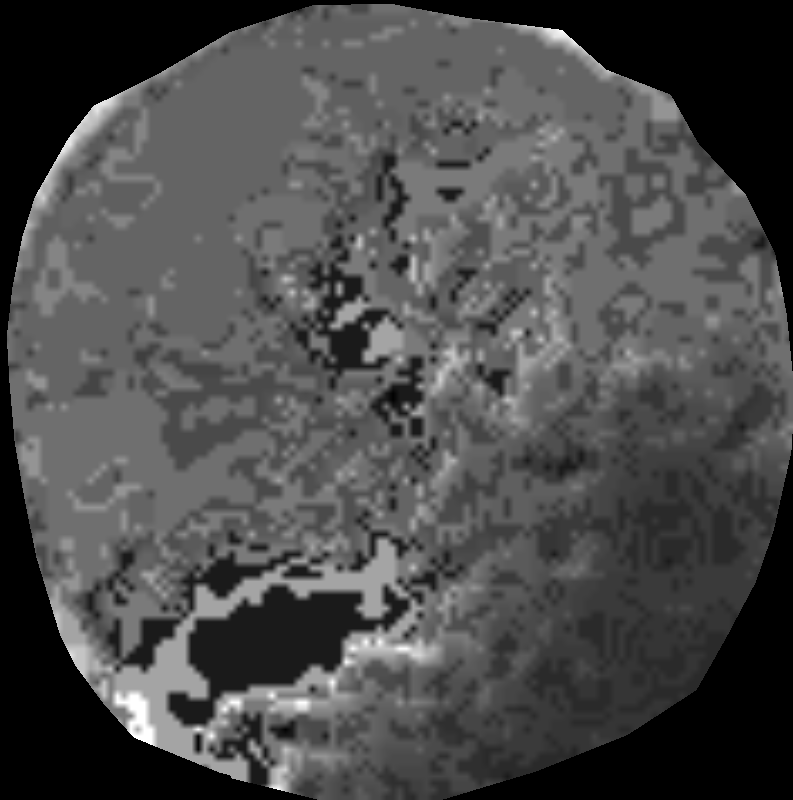
#> input picture 02_eliminate_cloud/data/01.tif, 793 x 800 px; its folder holds only this picture in this run
$ python -i identifyFarmland.py   (imports and definitions only)
#> lines starting #> are read from the running program, lines starting #| are printed output that depends on the picture; after the words box and inside, x2 and y2 are one past the last pixel; in counts of white or black regions, pixels touching at a corner belong together
### 02_eliminate_cloud/loadData.py
# Copyright 2018 Jeffrey Hoa. All Rights Reserved.
#
# Licensed under the Apache License, Version 2.0 (the "License");
# you may not use this file except in compliance with the License.
# You may obtain a copy of the License at
#
#     http://www.apache.org/licenses/LICENSE-2.0
#
# Unless required by applicable law or agreed to in writing, software
# distributed under the License is distributed on an "AS IS" BASIS,
# WITHOUT WARRANTIES OR CONDITIONS OF ANY KIND, either express or implied.
# See the License for the specific language governing permissions and
# limitations under the License.
#
# How to run it?
# $ python main.py
# =============================================================================

import cv2
from os import listdir
from os.path import isfile, join

import os
import re

################################################################################
# Load all files then regex
################################################################################

def func_loadData(dirPath, suffix):

    if not os.path.isdir(dirPath):
        print("Warn: There is no './data' here")
        return []

    regex = ".*\\" + suffix
    filteredFilePathList = [join(dirPath,f) for f in listdir(dirPath) if isfile(join(dirPath, f)) and re.search(regex,f)]
    if len(filteredFilePathList) == 0:
        print("Warn: There is no .tif in folder: ./data")
        return []

    return filteredFilePathList


################################################################################
# Check the size of .tif
################################################################################

def func_isAvailiableData(filePathList):
    rows = 0
    cols = 0

    for filePath in filePathList:

        # 1.
        img  = cv2.imread(filePath)
#> img is the input picture: shape (800, 793, 3); min 0, max 255, mean 74.8
        print("-----------------------")
        print("Debug:", filePath, img.shape)
#| Debug: 02_eliminate_cloud/data/01.tif (800, 793, 3)

        # 2.
        if (rows == 0 or cols == 0):
            rows = img.shape[0]
#> rows = 800
            cols = img.shape[1]
#> cols = 793
        else:
            pic_rows = img.shape[0]
            pic_cols = img.shape[1]

            if (pic_rows == rows and pic_cols == cols):
                pass;
            else:
                print("Error: size of .tif is not constant.")
                return False
    return True

### 02_eliminate_cloud/identifyFarmland.py
# Copyright 2018 Jeffrey Hoa. All Rights Reserved.
#
# Licensed under the Apache License, Version 2.0 (the "License");
# you may not use this file except in compliance with the License.
# You may obtain a copy of the License at
#
#     http://www.apache.org/licenses/LICENSE-2.0
#
# Unless required by applicable law or agreed to in writing, software
# distributed under the License is distributed on an "AS IS" BASIS,
# WITHOUT WARRANTIES OR CONDITIONS OF ANY KIND, either express or implied.
# See the License for the specific language governing permissions and
# limitations under the License.
#
# How to run it?
# $ python main.py
# =============================================================================


import cv2
from os.path import join
import os
import sys

import loadData


# Input: image file list.
# Fusion and return gray image.
def func_loadFarmlandMask(tifPathList):
    panel = cv2.imread(tifPathList[0])

    for idx in range(1,len(tifPathList)):
        # 1. Load image.
        img  = cv2.imread(tifPathList[idx])
        # 2. Get average image.
        panel = cv2.addWeighted(panel, 0.4, img, 0.6, 0)

    grayPanel       =cv2.cvtColor(panel, cv2.COLOR_BGR2GRAY)
    ret, binaryPanel=cv2.threshold(grayPanel,1,255,cv2.THRESH_BINARY)
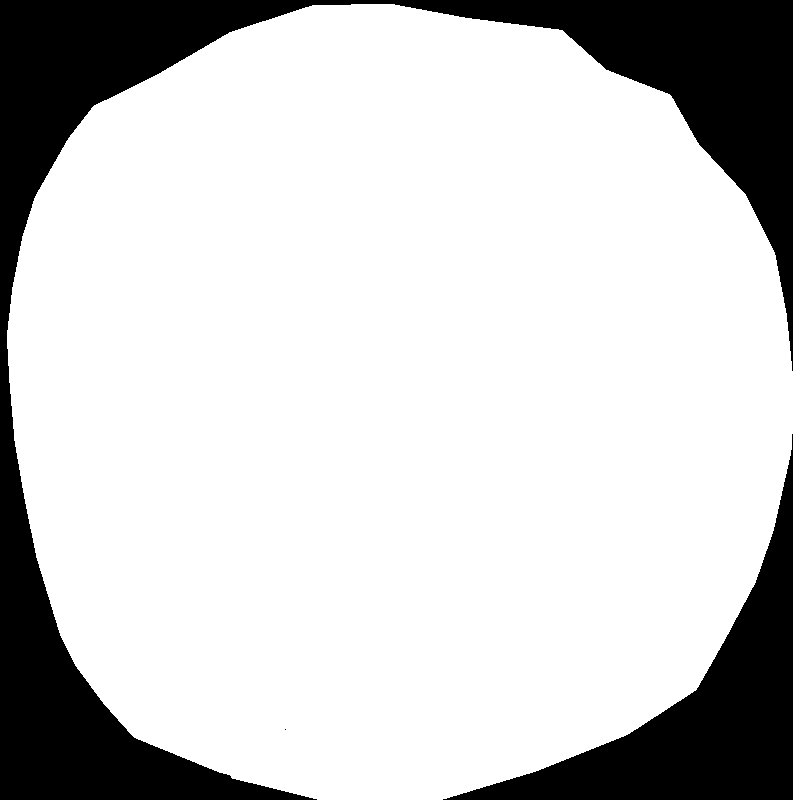
#> binaryPanel: shape (800, 793); 80.2% white; 3 black regions (1 under 20 px), largest, box (x1, y1, x2, y2) and area: (0, 0, 793, 800) 94136, (443, 434, 793, 800) 31710

    #cv2.imshow("Ave image", panel)
    #cv2.imshow("Binary image", binaryPanel)
    #cv2.waitKey(0)

    return binaryPanel


def model_get_farmLand_roi():

    ################################################################################
    # Load all files then regex, and check the availiabity
    ################################################################################
    curPath = os.getcwd()
    dirPath = join(curPath, "data")


    tifPathList = loadData.func_loadData(dirPath, ".tif")
    if (len(tifPathList) == 0):
        sys.exit()
    #print("Files you want:")
    #print(tifPathList, "\n")


    if False == loadData.func_isAvailiableData(tifPathList):
        sys.exit()


    ################################################################################
    # Get mask and find farmland.
    ################################################################################

    # 1. Gray image, binary mask.
    farmlandMask = func_loadFarmlandMask(tifPathList)

    # 2. Read src image.(png)
    pngPathList = loadData.func_loadData(dirPath, ".png")
    if (len(pngPathList) == 0):
        sys.exit()
#> (the program exits here)
